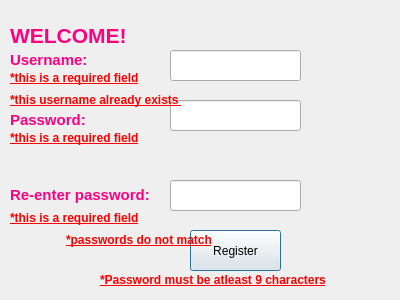
<?xml version="1.0" encoding="UTF-8"?>
<ui version="4.0">
 <class>newuserlogin</class>
 <widget class="QDialog" name="newuserlogin">
  <property name="geometry">
   <rect>
    <x>0</x>
    <y>0</y>
    <width>400</width>
    <height>300</height>
   </rect>
  </property>
  <property name="windowTitle">
   <string>Dialog</string>
  </property>
  <widget class="QLabel" name="label">
   <property name="geometry">
    <rect>
     <x>10</x>
     <y>10</y>
     <width>211</width>
     <height>51</height>
    </rect>
   </property>
   <property name="text">
    <string>&lt;html&gt;&lt;head/&gt;&lt;body&gt;&lt;p&gt;&lt;span style=&quot; font-size:16pt; font-weight:700; color:#ff007f;&quot;&gt;WELCOME!&lt;/span&gt;&lt;/p&gt;&lt;/body&gt;&lt;/html&gt;</string>
   </property>
  </widget>
  <widget class="QLabel" name="label_2">
   <property name="geometry">
    <rect>
     <x>10</x>
     <y>40</y>
     <width>171</width>
     <height>41</height>
    </rect>
   </property>
   <property name="text">
    <string>&lt;html&gt;&lt;head/&gt;&lt;body&gt;&lt;p&gt;&lt;span style=&quot; font-size:11pt; font-weight:700; color:#ff007f;&quot;&gt;Username:&lt;/span&gt;&lt;/p&gt;&lt;/body&gt;&lt;/html&gt;</string>
   </property>
  </widget>
  <widget class="QLabel" name="label_3">
   <property name="geometry">
    <rect>
     <x>10</x>
     <y>180</y>
     <width>231</width>
     <height>31</height>
    </rect>
   </property>
   <property name="text">
    <string>&lt;html&gt;&lt;head/&gt;&lt;body&gt;&lt;p&gt;&lt;span style=&quot; font-size:11pt; font-weight:700; color:#ff007f;&quot;&gt;Re-enter password:&lt;/span&gt;&lt;/p&gt;&lt;/body&gt;&lt;/html&gt;</string>
   </property>
  </widget>
  <widget class="QLabel" name="label_noname">
   <property name="geometry">
    <rect>
     <x>10</x>
     <y>70</y>
     <width>171</width>
     <height>16</height>
    </rect>
   </property>
   <property name="text">
    <string>&lt;html&gt;&lt;head/&gt;&lt;body&gt;&lt;p&gt;&lt;span style=&quot; font-weight:700; text-decoration: underline; color:#ff0000;&quot;&gt;*this is a required field&lt;/span&gt;&lt;/p&gt;&lt;/body&gt;&lt;/html&gt;</string>
   </property>
  </widget>
  <widget class="QLabel" name="label_5">
   <property name="geometry">
    <rect>
     <x>10</x>
     <y>105</y>
     <width>201</width>
     <height>31</height>
    </rect>
   </property>
   <property name="text">
    <string>&lt;html&gt;&lt;head/&gt;&lt;body&gt;&lt;p&gt;&lt;span style=&quot; font-size:11pt; font-weight:700; color:#ff007f;&quot;&gt;Password:&lt;/span&gt;&lt;/p&gt;&lt;/body&gt;&lt;/html&gt;</string>
   </property>
  </widget>
  <widget class="QLabel" name="label_6">
   <property name="geometry">
    <rect>
     <x>30</x>
     <y>160</y>
     <width>37</width>
     <height>12</height>
    </rect>
   </property>
   <property name="text">
    <string/>
   </property>
  </widget>
  <widget class="QLabel" name="label_nopass">
   <property name="geometry">
    <rect>
     <x>10</x>
     <y>130</y>
     <width>171</width>
     <height>16</height>
    </rect>
   </property>
   <property name="text">
    <string>&lt;html&gt;&lt;head/&gt;&lt;body&gt;&lt;p&gt;&lt;span style=&quot; font-weight:700; text-decoration: underline; color:#ff0000;&quot;&gt;*this is a required field&lt;/span&gt;&lt;/p&gt;&lt;/body&gt;&lt;/html&gt;</string>
   </property>
  </widget>
  <widget class="QLabel" name="label_norepass">
   <property name="geometry">
    <rect>
     <x>10</x>
     <y>210</y>
     <width>161</width>
     <height>16</height>
    </rect>
   </property>
   <property name="text">
    <string>&lt;html&gt;&lt;head/&gt;&lt;body&gt;&lt;p&gt;&lt;span style=&quot; font-weight:700; text-decoration: underline; color:#ff0000;&quot;&gt;*this is a required field&lt;/span&gt;&lt;/p&gt;&lt;/body&gt;&lt;/html&gt;</string>
   </property>
  </widget>
  <widget class="QPushButton" name="pushButton">
   <property name="geometry">
    <rect>
     <x>190</x>
     <y>230</y>
     <width>91</width>
     <height>41</height>
    </rect>
   </property>
   <property name="text">
    <string>Register</string>
   </property>
  </widget>
  <widget class="QLineEdit" name="lineEditusername">
   <property name="geometry">
    <rect>
     <x>170</x>
     <y>50</y>
     <width>131</width>
     <height>31</height>
    </rect>
   </property>
  </widget>
  <widget class="QLineEdit" name="lineEdit_pass">
   <property name="geometry">
    <rect>
     <x>170</x>
     <y>100</y>
     <width>131</width>
     <height>31</height>
    </rect>
   </property>
   <property name="echoMode">
    <enum>QLineEdit::Password</enum>
   </property>
  </widget>
  <widget class="QLineEdit" name="lineEdit_repass">
   <property name="geometry">
    <rect>
     <x>170</x>
     <y>180</y>
     <width>131</width>
     <height>31</height>
    </rect>
   </property>
   <property name="echoMode">
    <enum>QLineEdit::Password</enum>
   </property>
  </widget>
  <widget class="QLabel" name="label_error">
   <property name="geometry">
    <rect>
     <x>66</x>
     <y>230</y>
     <width>241</width>
     <height>20</height>
    </rect>
   </property>
   <property name="text">
    <string>&lt;html&gt;&lt;head/&gt;&lt;body&gt;&lt;p&gt;&lt;span style=&quot; font-weight:700; text-decoration: underline; color:#ff0000;&quot;&gt;*passwords do not match&lt;/span&gt;&lt;/p&gt;&lt;/body&gt;&lt;/html&gt;</string>
   </property>
  </widget>
  <widget class="QLabel" name="label_alrexits">
   <property name="geometry">
    <rect>
     <x>10</x>
     <y>90</y>
     <width>201</width>
     <height>20</height>
    </rect>
   </property>
   <property name="text">
    <string>&lt;html&gt;&lt;head/&gt;&lt;body&gt;&lt;p&gt;&lt;span style=&quot; font-weight:700; text-decoration: underline; color:#ff0000;&quot;&gt;*this username already exists &lt;/span&gt;&lt;/p&gt;&lt;/body&gt;&lt;/html&gt;</string>
   </property>
  </widget>
  <widget class="QLabel" name="label_shortpass">
   <property name="geometry">
    <rect>
     <x>100</x>
     <y>270</y>
     <width>261</width>
     <height>20</height>
    </rect>
   </property>
   <property name="text">
    <string>&lt;html&gt;&lt;head/&gt;&lt;body&gt;&lt;p&gt;&lt;span style=&quot; font-weight:700; text-decoration: underline; color:#ff0000;&quot;&gt;*Password must be atleast 9 characters&lt;/span&gt;&lt;/p&gt;&lt;/body&gt;&lt;/html&gt;</string>
   </property>
  </widget>
  <zorder>label</zorder>
  <zorder>label_2</zorder>
  <zorder>label_noname</zorder>
  <zorder>label_5</zorder>
  <zorder>label_6</zorder>
  <zorder>label_nopass</zorder>
  <zorder>label_norepass</zorder>
  <zorder>pushButton</zorder>
  <zorder>label_3</zorder>
  <zorder>lineEditusername</zorder>
  <zorder>lineEdit_pass</zorder>
  <zorder>lineEdit_repass</zorder>
  <zorder>label_error</zorder>
  <zorder>label_alrexits</zorder>
  <zorder>label_shortpass</zorder>
 </widget>
 <resources/>
 <connections/>
</ui>
